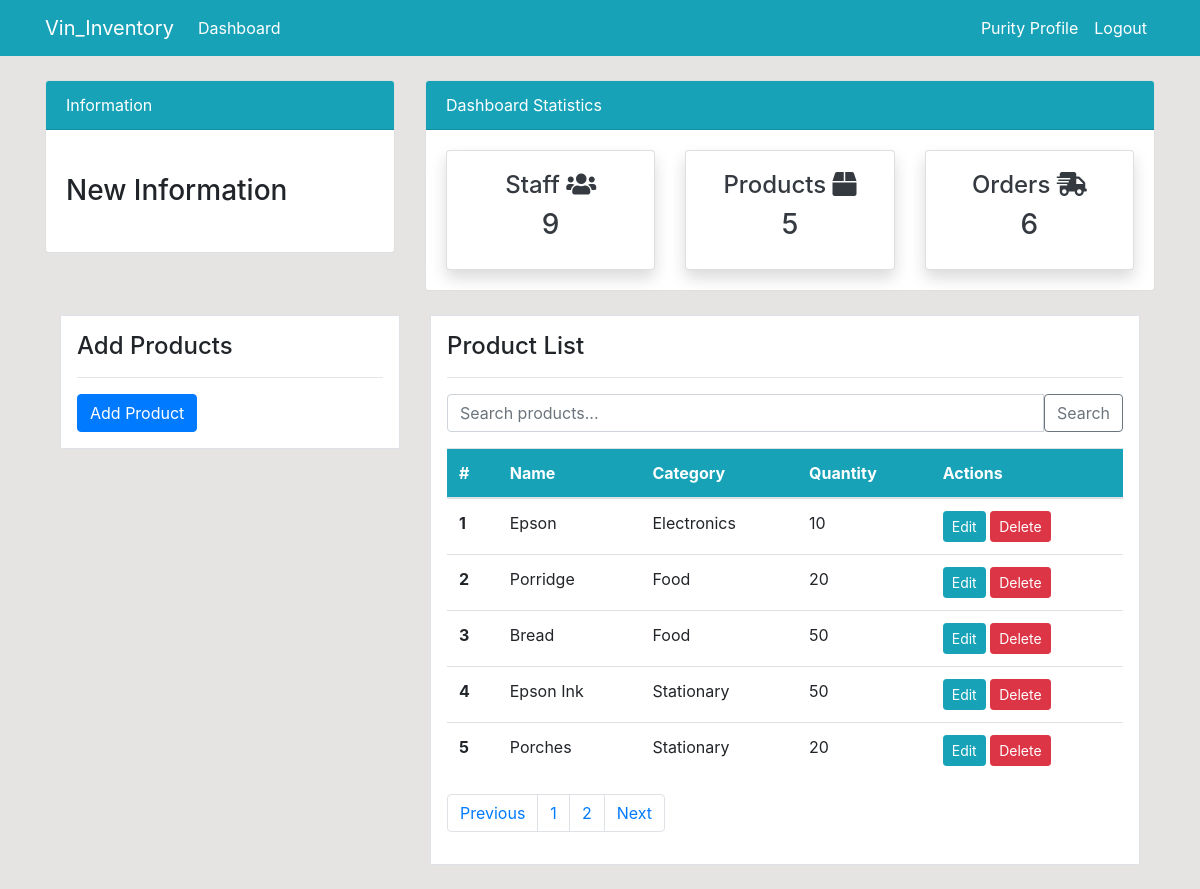
The app's page /product/ (signed in) with its own data.
### dashboard/models.py (models this page shows, shortened)
class Product(models.Model):
    name = models.CharField(max_length=100, null=True)
    category = models.CharField(max_length=20, choices=CATEGORY, null=True)
    quantity = models.PositiveIntegerField(null=True)
    class Meta:
        verbose_name_plural = 'Product'

### dashboard/views.py (the view, shortened to what this page needs)
# urls.py: path('product/', views.product, name='dashboard-product'),
@login_required
def product(request):
    items = Product.objects.all() # using ORM
    items = Product.objects.raw('SELECT * FROM dashboard_product')
    product = Product.objects.all()
    product_count = product.count()
    orders = Order.objects.all()
    orders_count = orders.count()
    workers = User.objects.all()
    workers_count = workers.count()
    context = {
        'items': items,
        'product_count': product_count,
        'orders_count': orders_count,
        'workers_count': workers_count,
    }
    return render(request, 'dashboard/product.html', context)

### templates/dashboard/product.html (shortened to what this page needs)
{% extends 'partials/base.html' %}
{% load crispy_forms_tags %}
{% block content %}
{% include 'partials/topnav.html' %}
<div class="container">
    <div class="row my-4">
        <div class="col-md-4">
            <div class="border bg-white p-3">
                <h4>Add Products</h4>
                <hr>
                <form method="POST">
                    <button type="submit" class="btn btn-primary">Add Product</button>
                </form>
            </div>
        </div>
        <div class="col-md-8">
            <div class="border bg-white p-3">
                <h4>Product List</h4>
                <hr>
                <form method="GET" class="mb-3">
                    <div class="input-group">
                        <input type="text" name="search" class="form-control" placeholder="Search products..." aria-label="Search products">
                        <button class="btn btn-outline-secondary" type="submit">Search</button>
                    </div>
                </form>
                <table class="table bg-white">
                    <thead class="bg-info">
                        <tr class="text-white">
                            <th scope="col">#</th>
                            <th scope="col">Name</th>
                            <th scope="col">Category</th>
                            <th scope="col">Quantity</th>
                            <th scope="col">Actions</th>
                        </tr>
                    </thead>
                    <tbody>
                        {% for item in items %}
                        <tr>
                            <th scope="row">{{ forloop.counter }}</th>
                            <td>{{ item.name }}</td>
                            <td>{{ item.category }}</td>
                            <td>{{ item.quantity }}</td>
                            <td>
                                <a class="btn btn-info btn-sm" href="{% url 'dashboard-product-update' item.id %}">Edit</a>
                                <a class="btn btn-danger btn-sm" href="{% url 'dashboard-product-delete' item.id %}">Delete</a>
                            </td>
                        </tr>
                        {% empty %}
                        <tr>
                            <td colspan="5" class="text-center">No products found.</td>
                        </tr>
                        {% endfor %}
                    </tbody>
                </table>
                <div class="pagination">
                    <nav aria-label="Page navigation">
                        <ul class="pagination justify-content-center">
                            <li class="page-item"><a class="page-link" href="#">Previous</a></li>
                            <li class="page-item"><a class="page-link" href="#">1</a></li>
                            <li class="page-item"><a class="page-link" href="#">2</a></li>
                            <li class="page-item"><a class="page-link" href="#">Next</a></li>
                        </ul>
                    </nav>
                </div>
            </div>
        </div>
    </div>
</div>
{% endblock %}

### templates/partials/nav.html (shortened to what this page needs)
<nav class="navbar navbar-expand-lg navbar-info bg-info">
    <div class="container">
        <a class="navbar-brand text-white" href="{% url 'dashboard-index' %}">Vin_Inventory</a>
        <div class="collapse navbar-collapse" id="navbarSupportedContent">
            <ul class="navbar-nav mr-auto">
                <li class="nav-item active">
                    <a class="nav-link text-white" href="{% url 'dashboard-index' %}">Dashboard </a>
                </li>
            </ul>
            <ul class="navbar-nav ml-auto">
                {% if user.is_authenticated %}
                    <li class="nav-item active">
                        <a class="nav-link text-white" href="{% url 'user-profile' %}">{{ user.username }} Profile </a>
                    </li>
                    <li class="nav-item">
                        <a class="nav-link text-white" href="{% url 'user-logout' %}">Logout</a>
                    </li>
                {% endif %}
            </ul>
        </div>
    </div>
</nav>

### static/style.css (style rules this page uses)
body { background: rgb(230, 227, 227); }

### records on screen
Product: name "Epson", category "Electronics", quantity "10"
Product: name "Porridge", category "Food", quantity "20"
Product: name "Bread", category "Food", quantity "50"
Product: name "Epson Ink", category "Stationary", quantity "50"
Product: name "Porches", category "Stationary", quantity "20"

### other values on screen
{{ user.username }} "Purity"
{{ workers_count }} "9"
{{ product_count }} "5"
{{ orders_count }} "6"
